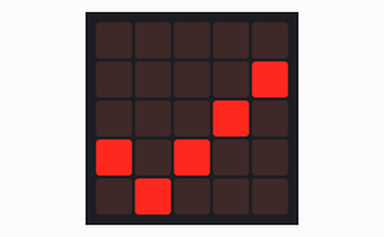
Recording of a program running on a simulated BBC micro:bit (MakeCode). On the bench: the board's 5×5 LED display.

Above: at 0.1 s.
At 0.7 s:
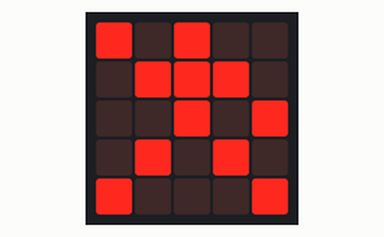
At 1.2 s:
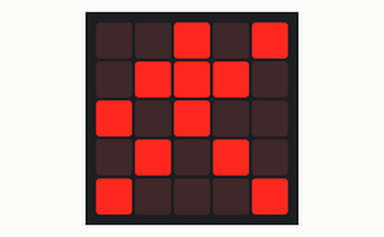

Measured:
- what the display in image 1 shows lasts 0.5 s, from 0.6 s to 1.1 s

The program:

main.ts
```typescript
basic.showIcon(IconNames.Yes)
basic.forever(function () {
    basic.showLeds(`
        # . # . .
        . # # # .
        . . # . #
        . # . # .
        # . . . #
        `)
    basic.pause(100)
    basic.showLeds(`
        . . # . #
        . # # # .
        # . # . .
        . # . # .
        # . . . #
        `)
    basic.pause(100)
})
```

test.ts
```typescript
// Hier kann man Tests durchführen; diese Datei wird nicht kompiliert, wenn dieses Paket als Erweiterung verwendet wird.
```
